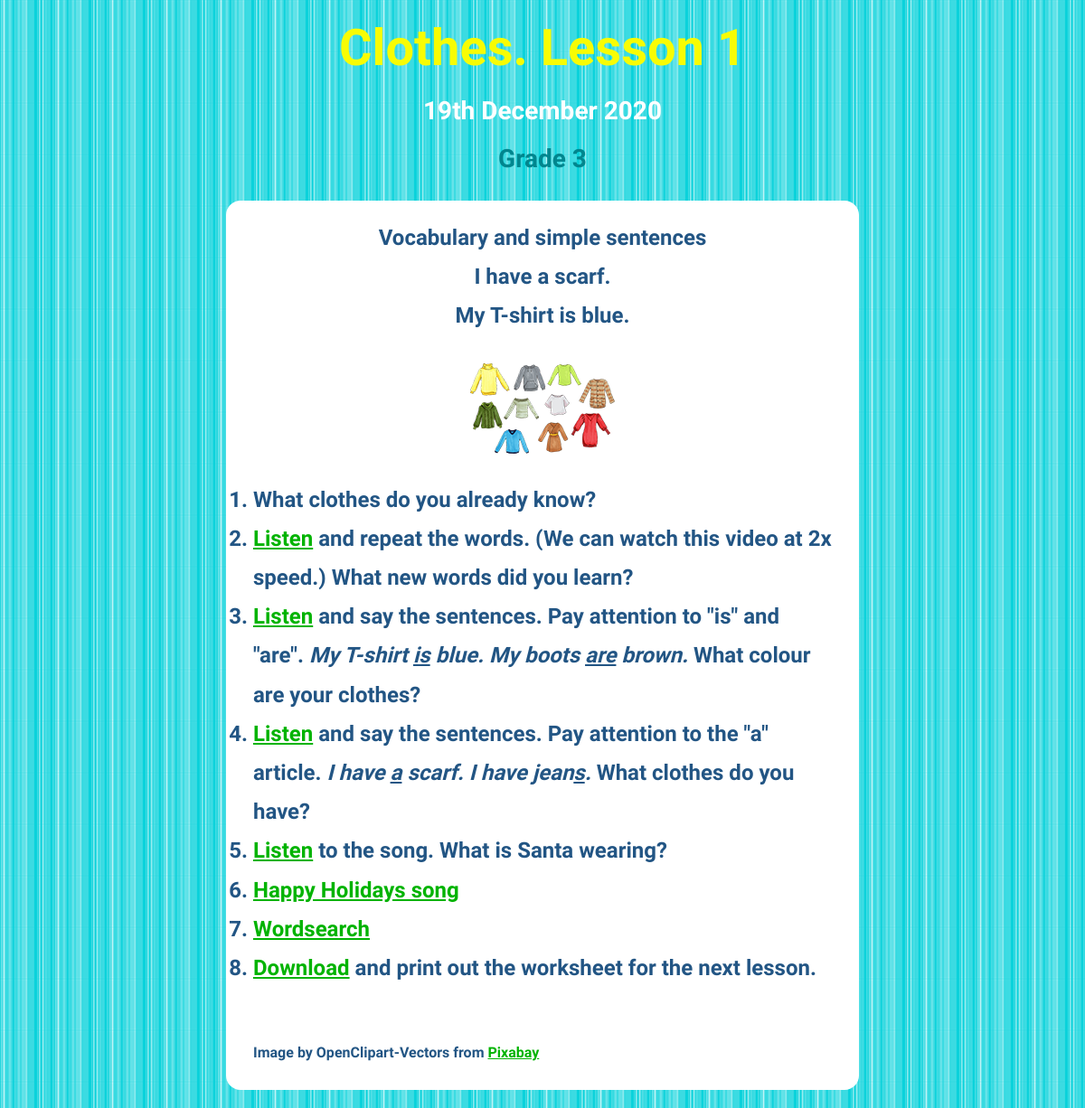
Before: /blog/grade3/8/ with the older database file.
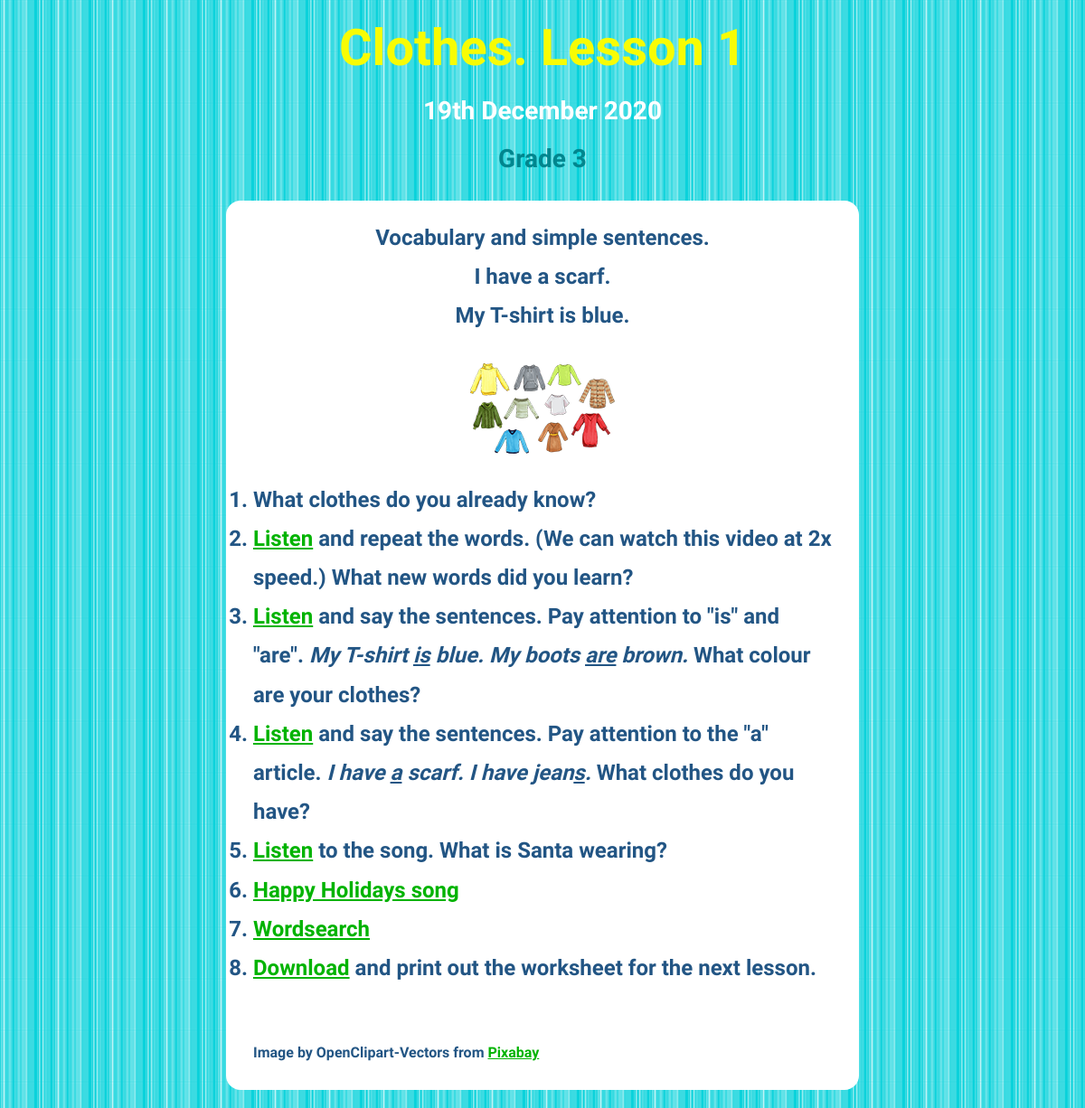
After: the same page with the newer database file.
### blog/models.py (models this page shows, shortened)
class Grade3blogpost(models.Model):
    grade = models.CharField(max_length=10, default='Grade 3')
    date = models.DateField()
    title = models.TextField(max_length=200)
    intro = models.TextField(max_length=400, default='intro')
    description = models.TextField()
    image = models.ImageField(upload_to='blog/images/', default='blog/images/soon.png')
    file = models.FileField(upload_to='blog/downloads/', blank='True')
    credits = models.TextField(blank='True')

### blog/views.py (the view)
# urls.py: path('grade3/<int:post_id>/', views.view_one_grade3, name='url_one_grade3'),
def view_one_grade3(request, post_id):
    blogpost = get_object_or_404(Grade3blogpost, pk=post_id)
    return render(request, 'blog/one_post.html', {'blogpost': blogpost})

### blog/templates/blog/one_post.html (shortened to what this page needs)
<!DOCTYPE html>
{% load static %}
<html lang="en">
<head>
    <link href="{% static 'blog/one_post.css' %}" type="text/css" rel="stylesheet"/>
</head>
<body>
<h1>{{ blogpost.title }}</h1>
<h2>{{ blogpost.date|date:'jS F Y' }}</h2>
<h3>{{ blogpost.grade }}</h3>
<div>
    <h4>{{ blogpost.intro | safe }}</h4>
    <img src="/{{ blogpost.image }}" alt="{{ blogpost.title }}">
    <p>{{ blogpost.description | safe }}</p>
    <p class="small">{{ blogpost.credits | safe }}</p>
</div>
</body>
</html>

### blog/static/blog/one_post.css (style rules this page uses)
* { margin: 0; padding: 0; box-sizing: border-box; }
body { background-color: #0AD2DB; background-image: url(stripes_26.png); font-family: 'Dosis', sans-serif; font-size: 24px; text-align: center; color: #225584; font-weight: bold; }
h1, h2, h3, h4 { font-family: 'Dosis', sans-serif; }
h1 { font-size: 56px; color: #F8FC03; padding-top: 20px; padding-bottom: 10px; }
h2 { font-size: 28px; color: white; padding: 10px; }
h3 { font-size: 28px; color: #00868e; padding: 10px; }
h4 { font-size: 24px; text-align: center; }
div { margin: auto; background-color: white; width: 90%; min-width: 200px; max-width: 700px; margin-top: 20px; margin-bottom: 20px; alignment: left; padding: 20px 30px; border-radius: 16px; text-align: left; line-height: 180%; }
img { display: block; margin-left: auto; margin-right: auto; margin-top: 30px; margin-bottom: 30px; height: 100px; }
li { alignment: left; }
a { color: #00b300; }
.small { padding-top: 50px; font-size: 16px; }

Changed rows visible on the page:
changed Grade3blogpost "Clothes. Lesson 1": intro "Vocabulary and simple sentences I have a scarf. My T-shirt is blue." → "Vocabulary and simple sentences. I have a scarf. My T-shirt is blue."
